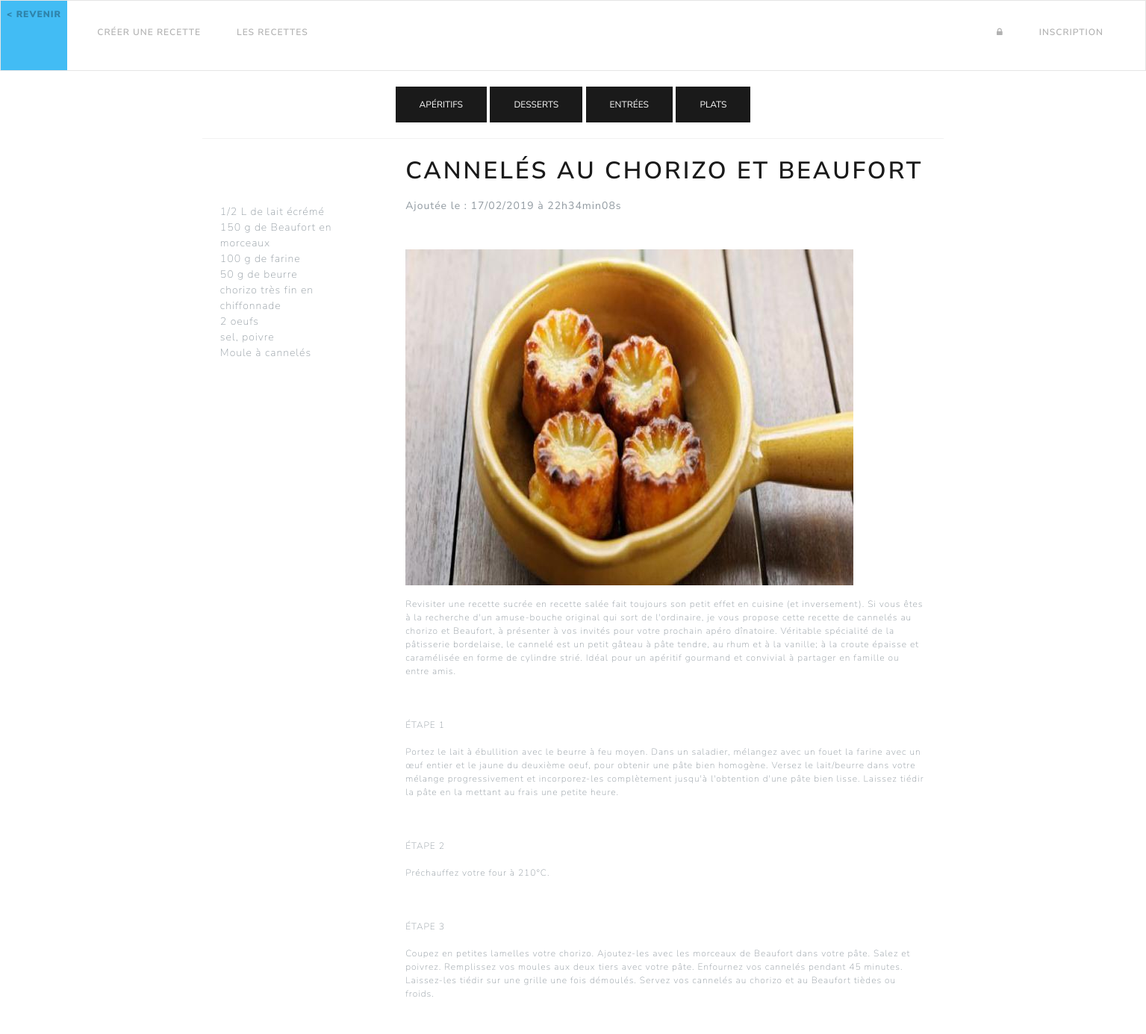
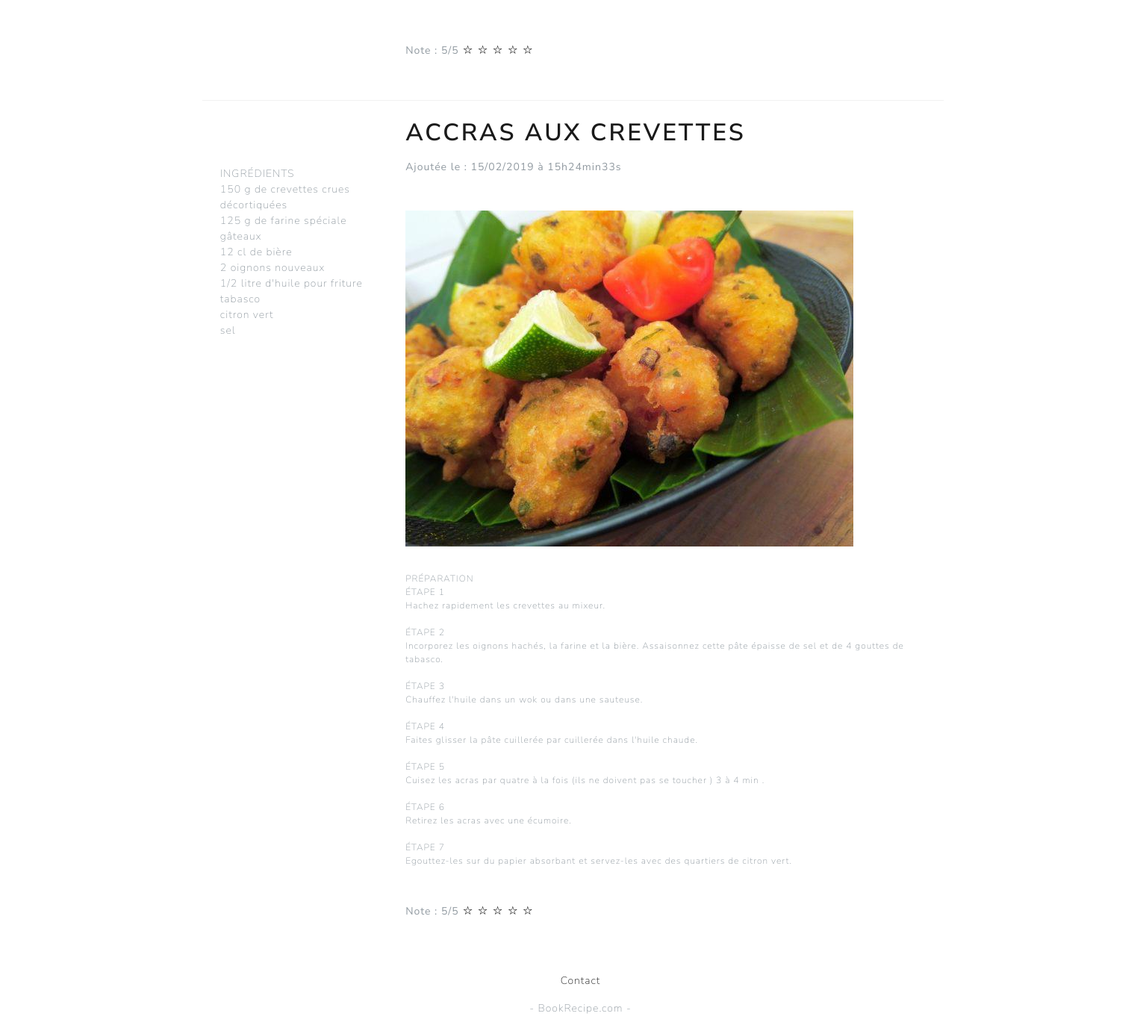
The page /index.php?page=read_recipe on the database its author committed (2 pictures, top to bottom).
### tables this page shows
CREATE TABLE `categorie` (
  `id_categorie` int(11) NOT NULL,
  `intitule_categorie` varchar(20) NOT NULL
);

CREATE TABLE `recette` (
  `id_recipe` int(11) NOT NULL,
  `title` varchar(100) NOT NULL,
  `description` text NOT NULL,
  `date_creation_recipe` datetime NOT NULL,
  `mark_recipe` int(5) DEFAULT NULL,
  `picture_recipe` blob,
  `id_user` int(11) NOT NULL,
  `id_categorie` int(11) NOT NULL,
  `ingredients` text
);

### PDO/categoriePDO.php (called while the page is built, shortened)
<?php
class CategoriePDO extends Manager
{
  public function getAll()
  {
    $categorie = array();
    $db = $this->dbConnect();
    $req = $db->query('SELECT * FROM categorie ORDER BY intitule_categorie asc');
    while ($donnees = $req->fetch())
    {
      $categorie[] = new Categorie($donnees['id_categorie'], $donnees['intitule_categorie']);
    }
    return $categorie;
  }
}
?>

### PDO/classe_categorie.php (called while the page is built)
<?php
class Categorie
{
  private $id_categorie;
  private $intitule_categorie;
  public function __construct($id_categorie, $intitule_categorie)
  {
    $this->id_categorie = $id_categorie;
    $this->intitule_categorie = $intitule_categorie;
  }
  public function getIdCategorie()
  {
    return $this->id_categorie;
  }
  public function getIntituleCategorie()
  {
    return $this->intitule_categorie;
  }
}
 ?>

### PDO/recettePDO.php (called while the page is built, shortened)
<?php
class RecettePDO extends Manager
{
	public function getAll($id_categorie)
	{
		  $recipe = array();
			$db = $this->dbConnect();
			$req = $db->prepare('SELECT id_recipe, title, description, ingredients, DATE_FORMAT(date_creation_recipe, \'%d/%m/%Y à %Hh%imin%ss\') as date_creation_recipe, mark_recipe, picture_recipe, id_user FROM recette WHERE id_categorie = :id_categorie ORDER BY date_creation_recipe desc');
			$req->execute(array(
				'id_categorie' => $id_categorie
			));
			while ($donnees = $req->fetch())
			{
				$recipe[] = new Recette($donnees['id_recipe'], $donnees['title'], nl2br($donnees['description']), $donnees['date_creation_recipe'], $donnees['mark_recipe'], $donnees['id_user'], nl2br($donnees['ingredients']), $donnees['picture_recipe']);
			}
			return $recipe;
	}
}

### PDO/classe_recette.php (called while the page is built, shortened)
<?php
class Recette
{
	private $_id;
	private $_title;
	private $_description;
	private $_date_creation_recipe;
	private $_mark_recipe;
	private $_picture_recipe;
	private $_ingredients;
	public function __construct($id, $title, $description, $date_creation_recipe, $mark_recipe, $id_user, $ingredients, $picture_recipe)
	{
		$this->_id = $id;
		$this->_title = $title;
		$this->_description = $description;
		$this->_date_creation_recipe = $date_creation_recipe;
		$this->_mark_recipe = $mark_recipe;
		$this->_ingredients = $ingredients;
		$this->_picture_recipe = $picture_recipe;
	}
	public function getId()
	{
		return $this->_id;
	}
	public function getTitle()
	{
		return $this->_title;
	}
	public function getDescription()
	{
		return $this->_description;
	}
	public function getDateCreationRecipe()
	{
		return $this->_date_creation_recipe;
	}
	public function getMarkRecipe()
	{
		return $this->_mark_recipe;
	}
	public function getPictureRecipe()
	{
		return $this->_picture_recipe;
	}
	public function getIngredients()
	{
		return $this->_ingredients;
	}
}

### vues/read_recipe.php (the view, shortened to what this page needs)
</br><div class="text-center">
  <?php
  foreach($categories as $element)
  {
  ?>
    <button class="btn btn-primary" type="submit"><a class="text-white" style="font-size:12px; font-weight:normal;" href="index.php?page=read_recipe&id_categorie=<?= $element->getIdCategorie()?>"/><?= $element->getIntituleCategorie()?></a></button>
  <?php
  }
  ?>
</div>
<div class="col-lg-8 offset-lg-2">
  <?php
  if (isset($recettes))
  {
      foreach($recettes as $element)
      {?>
        <table class="table">
          <tbody>
            <tr>
              <td style="width:25%;"><p class="mb-3 medium"></br></br></br><?= $element->getIngredients();?></p></td>
              <td style="width:75%;">
                <h1 class="section-heading mb-3">
                  <span class="section-heading-upper"><?=$element->getTitle();?></span></br>
                </h1>
                <p class="mb-5 medium"><b>Ajoutée le : <?= $element->getDateCreationRecipe();?></b></p>
                <p class="mb-3"><img src="<?= $element->getPictureRecipe();?>"></p>
                <p class="mb-5" style="font-size:12px;"><?= $element->getDescription();?>
                <form action="index.php?page=enregistrerNote&recette='.$recette.'" method="post">
                  <div class="rating"><b>Note : <?= round($element->getMarkRecipe(),1, PHP_ROUND_HALF_UP);?>/5</b>
                  <a href="index.php?page=enregistrerNote&recette=<?= $element->getId();?>&note=1" title="Donner 1 étoile">☆</a>
                  <a href="index.php?page=enregistrerNote&recette=<?= $element->getId();?>&note=2" title="Donner 2 étoiles">☆</a>
                  <a href="index.php?page=enregistrerNote&recette=<?= $element->getId();?>&note=3" title="Donner 3 étoiles">☆</a>
                  <a href="index.php?page=enregistrerNote&recette=<?= $element->getId();?>&note=4" title="Donner 4 étoiles">☆</a>
                  <a href="index.php?page=enregistrerNote&recette=<?= $element->getId();?>&note=5" title="Donner 5 étoiles">☆</a>
                  </div>
                  </form>
                </p>
          </td>
          </tr>
        </tbody>
      </table>
          <?php
      }
  }
      ?>
</div>

### vues/header.php (shortened to what this page needs)
<!DOCTYPE html>
<html lang="fr">
<head>
    <link href="public/css/bootstrap.min.css" rel="stylesheet">
    <link href="public/css/bootstrap.css" rel="stylesheet">
    <link href="https://maxcdn.bootstrapcdn.com/font-awesome/4.7.0/css/font-awesome.min.css" rel="stylesheet">
</head>
<nav class="navbar navbar-expand-lg navbar-light bg-light active text-dark" style="color:rgba(0, 0, 0, 1);">
  <div class="collapse navbar-collapse h6" id="navbarTogglerDemo01">
    <ul class="navbar-nav mr-auto mt-2 mt-lg-0">
      <li class="nav-item" style="background-color:#42bcf4;height:100%;padding:0;margin:0;position:absolute;left:0;top:0;">
        <a class="nav-link" href="http://chupin-pierre.fr"><b> < Revenir</b></a>
      </li>
      <li class="nav-item">
        <a class="nav-link" href="index.php?page=welcome">Accueil</a>
      </li>
        <li class="nav-item">
        <a class="nav-link" href="index.php?page=create_recipe">Créer une recette</a>
      </li>
        <li class="nav-item">
        <a class="nav-link" href="index.php?page=read_recipe">Les recettes</a>
      </li>
      <?php
      if (!isset($_SESSION['id_user']))
      {
        echo '
        </ul>
        <ul class="navbar-nav  mt-2 mt-lg-0">
        <li class="nav-item pull-right">
          <a class="nav-link" href="index.php?page=connexion"><span class="fa fa-lock"></span></a>
        </li>
        <li class="nav-item pull-right">
        <a class="nav-link" href="index.php?page=inscription">Inscription</a>
      </li>
      </ul>
        ';
      }?>
  </div>
</nav>

### index.php (shortened to what this page needs)
<?php
try {
		include("vues/header.php");
		if (isset($_GET['page']))
		{
			switch(htmlspecialchars($_GET['page']))
			{
				case "read_recipe":
					include('PDO/classe_categorie.php');
					include('PDO/categoriePDO.php');
					$show_categories = new CategoriePDO();
					$categories = $show_categories->getAll();
					if (isset($_GET['id_categorie']))
					{
						$id_categorie = htmlspecialchars($_GET['id_categorie']);
						include("PDO/classe_recette.php");
						include("PDO/recettePDO.php");
						$show_recipes = new RecettePDO();
						$recettes = $show_recipes->getAll($id_categorie);
					}
					else if (!isset($_GET['id_categorie']))
					{
						include("PDO/classe_recette.php");
						include("PDO/recettePDO.php");
						$show_recipes = new RecettePDO();
						$recettes = $show_recipes->getAll(4);
					}
					include('vues/read_recipe.php');
				break;
			}
		}
		else
		{
			include("vues/welcome.php");
		}
		include('vues/footer.php');
	}
	catch(Exception $e) {
		echo '
		<div class="alert alert-danger text-center" role="alert">
		Erreur : '.$e->getMessage();'
		</div>';
	}

### vues/footer.php (shortened to what this page needs)
<footer class="row">
    <div class="container" id="footer">
    <div class="col-lg-12 offset-lg-4">
      <div class="col-lg-4">
          <div class="footer-copyright text-center py-2">
					<p><a href="#">Contact</a></p>
          <p class="txt-railway">- BookRecipe.com -</p>
				</div>
      </div>
    </div>
  </div>
</footer>
</html>

### rows shown on the page
categorie: intitule_categorie "APÉRITIFS"
categorie: intitule_categorie "DESSERTS"
categorie: intitule_categorie "ENTRÉES"
categorie: intitule_categorie "PLATS"
recette: Ingredients "1/2 L de lait écrémé 150 g de Beaufort en morceaux 100 g de farine 50 g de beurre chorizo très fin en chiffonnade 2 oeufs sel, poivre Moule à cannelés", title "CANNELÉS AU CHORIZO ET BEAUFORT", DateCreationRecipe "17/02/2019 à 22h34min08s", picture_recipe (picture), Description "Revisiter une recette sucrée en recette salée fait toujours son petit effet en cuisine (et inversement). Si vous êtes à la recherche d'un amuse-bouche original qui sort de l'ordinaire, je vous propose cette recette de cannelés au chorizo et Beaufort, à présenter à vos invités pour votre prochain apéro dînatoire. Véritable spécialité de la pâtisserie bordelaise, le cannelé est un petit gâteau à pâte tendre, au rhum et à la vanille; à la croute épaisse et caramélisée en forme de cylindre strié. Idéal pour un apéritif gourmand et convivial à partager en famille ou entre amis. ÉTAPE 1 Portez le lait à ébullition avec le beurre à feu moyen. Dans un saladier, mélangez avec un fouet la farine avec…", mark_recipe "5"
recette: Ingredients "INGRÉDIENTS 150 g de crevettes crues décortiquées 125 g de farine spéciale gâteaux 12 cl de bière 2 oignons nouveaux 1/2 litre d'huile pour friture tabasco citron vert sel", title "ACCRAS AUX CREVETTES", DateCreationRecipe "15/02/2019 à 15h24min33s", picture_recipe (picture), Description "PRÉPARATION ÉTAPE 1 Hachez rapidement les crevettes au mixeur. ÉTAPE 2 Incorporez les oignons hachés, la farine et la bière. Assaisonnez cette pâte épaisse de sel et de 4 gouttes de tabasco. ÉTAPE 3 Chauffez l'huile dans un wok ou dans une sauteuse. ÉTAPE 4 Faites glisser la pâte cuillerée par cuillerée dans l'huile chaude. ÉTAPE 5 Cuisez les acras par quatre à la fois (ils ne doivent pas se toucher ) 3 à 4 min . ÉTAPE 6 Retirez les acras avec une écumoire. ÉTAPE 7 Egouttez-les sur du papier absorbant et servez-les avec des quartiers de citron vert.", mark_recipe "5"
